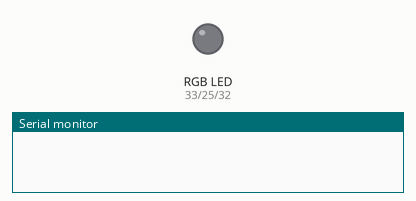
Recording of a sketch running on a simulated ESP32. Parts: an RGB LED mixed from three pins (HIGH = lit), the last lines printed to the serial monitor. Dim RGB values are drawn brighter than linear.

Above: at 0.0 s.
At 1.7 s:
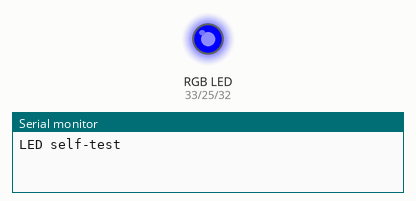
At 12.7 s:
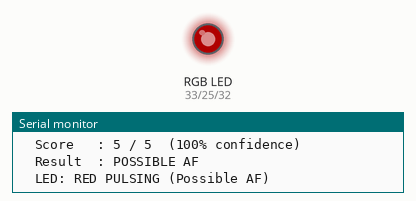
At 13.3 s:
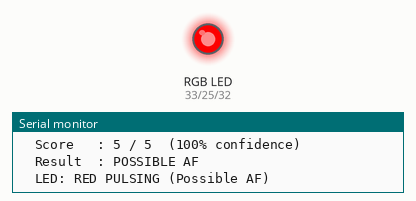
At 25.8 s:
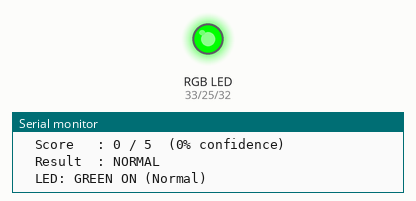
At 35.6 s:
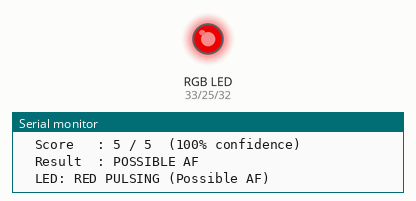
Timing chart, 0 to 38.7 s (numbered marks = the images above):
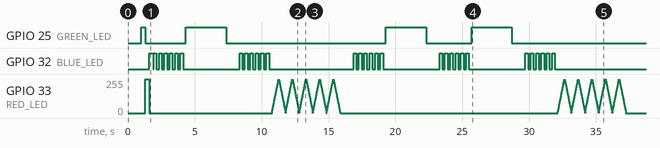

The sketch:

AF_Classifier_Validation.ino
```cpp
/*
 * AF Detection System v5.0 - Classifier Validation Test
 */

#include <math.h>

// ── LED Pins ──
#define GREEN_LED 25
#define RED_LED   33
#define BLUE_LED  32

#define CV_THRESHOLD     0.15f
#define RMSSD_THRESHOLD  40.0f
#define PNN50_THRESHOLD  43.0f
#define WINDOW_SIZE      30

// ── LED Functions ──
void allLedsOff() {
  digitalWrite(GREEN_LED, LOW);
  digitalWrite(RED_LED,   LOW);
  digitalWrite(BLUE_LED,  LOW);
}

void showNormalResult() {
  allLedsOff();
  digitalWrite(GREEN_LED, HIGH);
  Serial.println("  LED: GREEN ON (Normal)");
  delay(3000);
  allLedsOff();
}

void showAFResult() {
  allLedsOff();
  Serial.println("  LED: RED PULSING (Possible AF)");
  for (int i = 0; i < 5; i++) {
    for (int b = 0;   b < 255; b += 5) { analogWrite(RED_LED, b); delay(10); }
    for (int b = 255; b > 0;   b -= 5) { analogWrite(RED_LED, b); delay(10); }
  }
  allLedsOff();
}

// Feature Extraction
void calculateFeatures(int* rr_intervals, int count, float* features) {
  if (count < 5) return;

  float sum = 0;
  for (int i = 0; i < count; i++) sum += rr_intervals[i];
  float mean_rr = sum / count;

  float variance = 0;
  for (int i = 0; i < count; i++) {
    float diff = rr_intervals[i] - mean_rr;
    variance += diff * diff;
  }
  float std_rr  = sqrt(variance / count);
  float cv      = std_rr / mean_rr;
  float mean_hr = 60000.0f / mean_rr;

  float sum_sq = 0;
  int   dc = 0, pnn50c = 0;
  for (int i = 0; i < count - 1; i++) {
    int diff = rr_intervals[i + 1] - rr_intervals[i];
    sum_sq += (float)diff * diff;
    if (abs(diff) > 50) pnn50c++;
    dc++;
  }

  features[0] = mean_rr;
  features[1] = std_rr;
  features[2] = cv;
  features[3] = mean_hr;
  features[4] = sqrt(sum_sq / dc);
  features[5] = (float)pnn50c / dc * 100.0f;
}

// Classifier
int predictAF(float* features, int* confidence) {
  int af_score = 0;
  if (features[2] > CV_THRESHOLD)    af_score += 2;
  if (features[4] > RMSSD_THRESHOLD) af_score += 2;
  if (features[5] > PNN50_THRESHOLD) af_score += 1;
  *confidence = (af_score * 100) / 5;
  return (af_score >= 3) ? 1 : 0;
}

// ── Run one test ──
void runTest(const char* title, const char* basis,
             int* rr, int count, int expected) {

  Serial.println("\n--------------------------------------------");
  Serial.println(title);
  Serial.println(basis);
  Serial.println("--------------------------------------------");

  // Blue blink = processing
  for (int i = 0; i < 6; i++) {
    digitalWrite(BLUE_LED, HIGH); delay(200);
    digitalWrite(BLUE_LED, LOW);  delay(200);
  }

  float features[6];
  calculateFeatures(rr, count, features);

  // Print all features with threshold comparisons
  Serial.print("  Mean RR : "); Serial.print(features[0], 1); Serial.println(" ms");
  Serial.print("  Mean HR : "); Serial.print(features[3], 1); Serial.println(" BPM");

  Serial.print("  CV      : "); Serial.print(features[2], 4);
  Serial.println(features[2] > CV_THRESHOLD    ? "  > 0.15 [FLAG]" : "  < 0.15 [OK]");

  Serial.print("  RMSSD   : "); Serial.print(features[4], 2);
  Serial.println(features[4] > RMSSD_THRESHOLD ? " ms  > 40ms [FLAG]" : " ms  < 40ms [OK]");

  Serial.print("  pNN50   : "); Serial.print(features[5], 1);
  Serial.println(features[5] > PNN50_THRESHOLD ? "%   > 43% [FLAG]" : "%   < 43% [OK]");

  int confidence, result;
  result = predictAF(features, &confidence);

  Serial.print("  Score   : ");
  int score = 0;
  if (features[2] > CV_THRESHOLD)    score += 2;
  if (features[4] > RMSSD_THRESHOLD) score += 2;
  if (features[5] > PNN50_THRESHOLD) score += 1;
  Serial.print(score); Serial.print(" / 5  (");
  Serial.print(confidence); Serial.println("% confidence)");

  Serial.print("  Result  : ");
  Serial.println(result == 1 ? "POSSIBLE AF" : "NORMAL");

  // LED output
  if (result == 1) showAFResult();
  else             showNormalResult();

  // Pass/fail
  Serial.print("  Expected: ");
  Serial.print(expected == 1 ? "POSSIBLE AF" : "NORMAL");
  Serial.print("  -->  ");
  if (result == expected) Serial.println("PASS");
  else                    Serial.println("FAIL  <-- review thresholds");

  delay(1000);
}

// Generate 30 RR intervals from a pattern
void fillRR(int* out, int count,
            int* pattern, int plen) {
  for (int i = 0; i < count; i++) {
    out[i] = pattern[i % plen];
  }
}

void runValidationTests() {
  Serial.println("\n============================================");
  Serial.println("  AF CLASSIFIER VALIDATION  v5.0");
  Serial.println("  30-beat windows, updated thresholds");
  Serial.println("============================================");

  int passed = 0;
  int rr[WINDOW_SIZE]; // reused for each test

  // ── TEST 1: Normal Sinus Rhythm (~70 BPM) ────────────
  // Regular intervals, minimal variation
  // Expected: CV small, RMSSD low, pNN50 near 0
  // Expected result: NORMAL, score 0/5
  // Physiological basis: healthy adult resting rhythm
  {
    int pattern[] = {857, 855, 860, 856, 858, 857, 854,
                     861, 857, 858, 856, 859, 857, 855,
                     860, 857, 856, 858, 857, 859, 855,
                     861, 857, 858, 856, 857, 860, 855,
                     858, 857};
    fillRR(rr, WINDOW_SIZE, pattern, 30);
    runTest(
      "TEST 1: Normal Sinus Rhythm",
      "  ~70 BPM, tight intervals (854-861 ms)",
      rr, WINDOW_SIZE, 0
    );
    // manually check pass after call
  }

  // ── TEST 2: Atrial Fibrillation Pattern
  // Chaotic, highly irregular RR intervals
  // Expected: CV >> 0.15, RMSSD >> 40ms, pNN50 >> 43%
  // Expected result: POSSIBLE AF, score 5/5
  {
    int pattern[] = {620, 1050, 580, 1180, 710, 990, 640,
                     1100, 590, 1020, 670, 1150, 600, 960,
                     730, 1080, 560, 1200, 690, 1010, 650,
                     1130, 580, 970, 720, 1060, 610, 1090,
                     640, 1020};
    fillRR(rr, WINDOW_SIZE, pattern, 30);
    runTest(
      "TEST 2: Atrial Fibrillation Pattern",
      "  Chaotic intervals (560-1200 ms)",
      rr, WINDOW_SIZE, 1
    );
  }

  // ── TEST 3: Respiratory Sinus Arrhythmia ─────────────
  // Mild, rhythmic variability from breathing
  // Intervals cycle gently 780-830ms (~73-77 BPM)
  // Expected: CV borderline, RMSSD < 40ms, pNN50 < 43%
  // Expected result: NORMAL (benign variation, not AF)
  // Critical test: validates SPECIFICITY of classifier
  {
    int pattern[] = {780, 800, 820, 830, 820, 800, 780,
                     800, 820, 830, 820, 800, 780, 800,
                     820, 830, 820, 800, 780, 800, 820,
                     830, 820, 800, 780, 800, 820, 830,
                     820, 800};
    fillRR(rr, WINDOW_SIZE, pattern, 30);
    runTest(
      "TEST 3: Respiratory Sinus Arrhythmia",
      "  Gentle cyclic variation (780-830 ms)",
      rr, WINDOW_SIZE, 0
    );
  }

  // ── TEST 4: Sinus Tachycardia (~125 BPM) ─────────────
  // Fast but completely regular (exercise/stress response)
  // Expected: very low CV, RMSSD near 0, pNN50 = 0%
  // Expected result: NORMAL (high HR ≠ AF)
  // Critical test: confirms high HR alone does NOT trigger flag
  {
    int pattern[] = {480, 482, 479, 481, 480, 483, 478,
                     481, 480, 482, 479, 481, 480, 482,
                     478, 481, 480, 483, 479, 481, 480,
                     482, 479, 481, 480, 482, 478, 481,
                     480, 482};
    fillRR(rr, WINDOW_SIZE, pattern, 30);
    runTest(
      "TEST 4: Sinus Tachycardia (Fast + Regular)",
      "  ~125 BPM, tight intervals (478-483 ms)",
      rr, WINDOW_SIZE, 0
    );
  }

  // ── TEST 5: BORDERLINE CASE — Frequent Ectopic Beats ──
  // Occasional premature beats causing large RR jumps
  // Pattern: mostly regular 850ms with every 5th beat early
  // at ~600ms followed by compensatory pause at ~1100ms
  // This tests whether the classifier correctly flags
  // significant ectopy, which can precede AF
  // Expected result: POSSIBLE AF (CV and RMSSD elevated)
  {
    int pattern[] = {850, 850, 850, 850, 600,
                     1100, 850, 850, 850, 600,
                     1100, 850, 850, 850, 600,
                     1100, 850, 850, 850, 600,
                     1100, 850, 850, 850, 600,
                     1100, 850, 850, 850, 850};
    fillRR(rr, WINDOW_SIZE, pattern, 30);
    runTest(
      "TEST 5: Frequent Ectopic Beats (Borderline)",
      "  Regular 850ms with premature beats every 5th ",
      rr, WINDOW_SIZE, 1
    );
  }

  // SUMMARY
  Serial.println("\n============================================");
  Serial.println("  VALIDATION COMPLETE");
  Serial.println("============================================\n");
}

void setup() {
  Serial.begin(115200);
  delay(1000);

  pinMode(GREEN_LED, OUTPUT);
  pinMode(RED_LED,   OUTPUT);
  pinMode(BLUE_LED,  OUTPUT);

  // LED self-test
  Serial.println("LED self-test");
  digitalWrite(GREEN_LED, HIGH); delay(300); digitalWrite(GREEN_LED, LOW);
  digitalWrite(RED_LED,   HIGH); delay(300); digitalWrite(RED_LED,   LOW);
  digitalWrite(BLUE_LED,  HIGH); delay(300); digitalWrite(BLUE_LED,  LOW);
  Serial.println("LEDs OK\n");

  runValidationTests();
}

void loop() {
  delay(10000);
}
```
